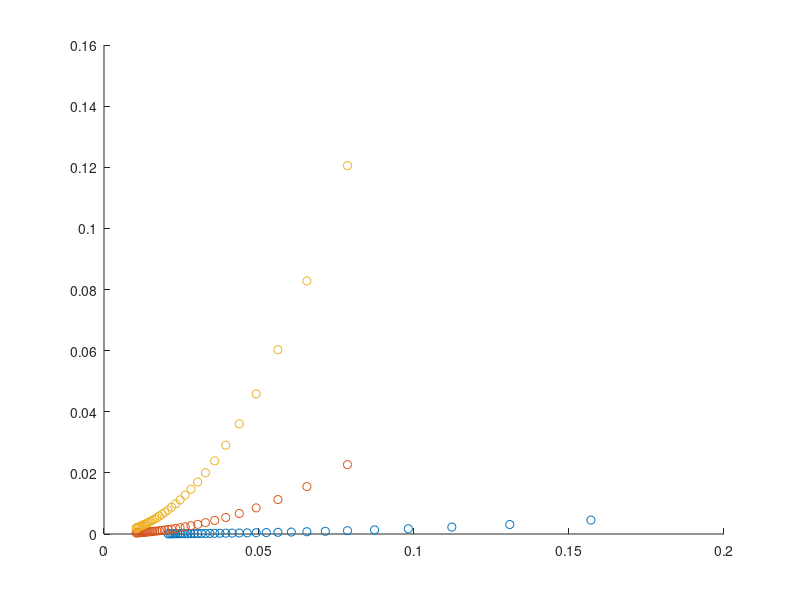

Reproduce this figure in MATLAB.
function [trap,simp,booles] = TEAM34PS08Q1()

% Numerically integrates sin(x) from [0,pi]
% Computes for composite trapezoidal rule, Simpson's 1/3 rule, and Boole's
% rule
% Divides into N subintervals from 20 to 152 in increments of 4



% Call with @sin

i = 0;  % Iteration counter for setting up plotting
trap = zeros(33,3);  % Column 1 is spacing, 2 is value, 3 is error
simp = trap;
booles = trap;
sub_ints = zeros(33,1);

for N = 20 : 4 : 152    % Evaluate integral at each N value
    i = i + 1;
    sub_ints(i,1) = N;    % Number of subintervals
    steps = linspace(0,pi,N);
    trap(i,2) = trapz(steps,sin(steps));
    simp(i,2) = Simpson(@sin,steps);
    booles(i,2) = Boole(@sin,steps);
end

trap(:,1) = pi ./ sub_ints(:,1);
simp(:,1) = pi ./ (2*sub_ints(:,1));   % Spacing
booles(:,1) = pi ./ (2*sub_ints(:,1));

trap(:,3) = abs(2-trap(:,2));
simp(:,3) = abs(2-simp(:,2));         % Error
booles(:,3) = abs(2-booles(:,2));


close all
figure
hold on
scatter(trap(:,1),trap(:,3))
scatter(simp(:,1),simp(:,3))
scatter(booles(:,1),booles(:,3))
hold off




function I = Simpson(f,steps)
    % Numerically integrates using Simpson's rule
    % Inputs function f and a vector of sub-intervals steps
    
    % initialize
    sum_even = 0;
    sum_odd = 0;
    N = length(steps)-1;  % Difference in indices
    
    for k = 3 : 2 : N-1
       sum_even = sum_even + f(steps(k));        
    end
    
    for k = 2 : 2 : N
        sum_odd = sum_odd + f(steps(k));
    end
    
    I = (steps(N+1) - steps(1))*(f(steps(1)) + 4*sum_odd + 2*sum_even + ...
        f(steps(N+1)))/(3*N);

end



function I = Boole(f,steps)
    % Numerically integrates using Boole's rule
    % Inputs function f and a vector of sub-intervals steps

    
    I = 0;               % initialize
    
    for k = 1 : 4 : length(steps)-4
        I = I + (steps(k+4) - steps(k)) * (7*f(steps(k)) + ...
            32*f(steps(k+1)) + 12*f(steps(k+2)) + ...
            32*f(steps(k+3)) + 7*f(steps(k+4)))/90;
    end
    
    
    
end


end
